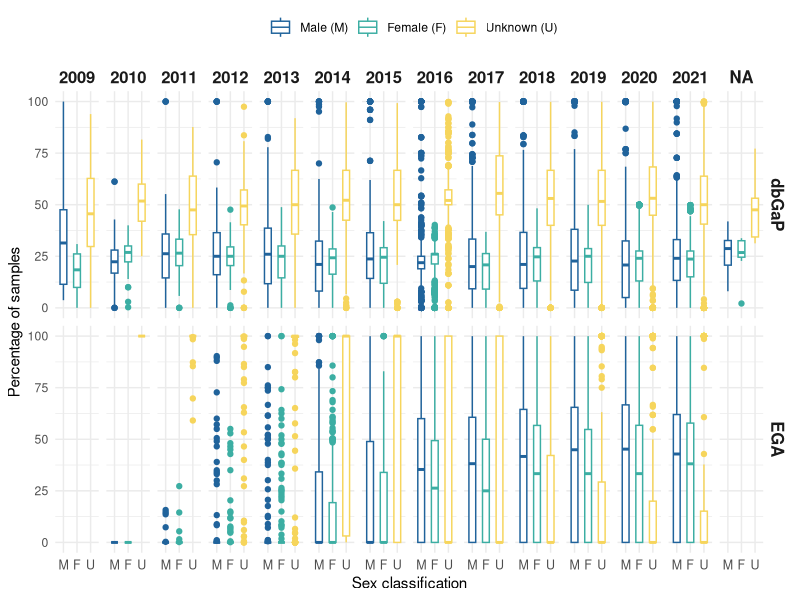
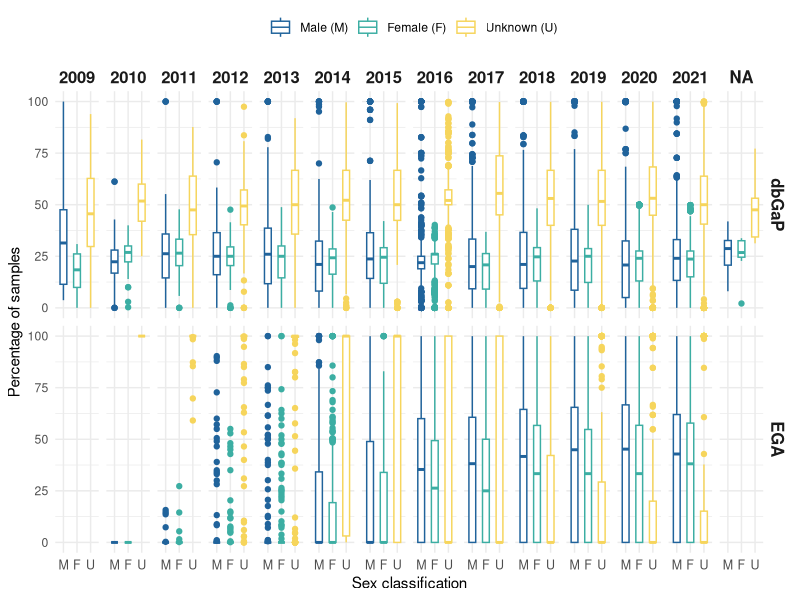

These figures' R source, in order:
#########################################
library(data.table)
library(reshape2)
library(ggplot2)
library(stringr)
library(lubridate)

ega = fread("../ega/all_EGA_samples.txt")
ega$total_all = length(unique(ega$ega_stable_id))
ega$year = str_split_fixed(ega$date_study, '-', 2)[,1]
colnames(ega)[1] = "dataset_id"
#d2 = melt(d,id.vars = c("ega_stable_id", "repository", "to_char", "total"))
dbgap = fread("../dbpgap/summary_fourth.csv")
dbgap$total = dbgap$male +  dbgap$female +  dbgap$unknown
dbgap$repository="dbGaP"
dbgap$total_all = length(unique(dbgap$dataset_id))
dbgap$date = parse_date_time(dbgap$date, orders = c('mdy', 'dmy','ymd', "%d %m &y %H:%M:%S %Y"))
dbgap$year =str_split_fixed(dbgap$date, '-', 2)[,1]

ega_dbgap = rbind(ega,dbgap, fill = T)

ega_dbgap


library(reshape2)
ega_dbgap_m = melt(ega_dbgap[,c(1:5,7:9)],
                   id.vars = c("dataset_id", "repository", "year", "total", "total_all"))

library(dplyr)
ega_dbgap_m_percent = ega_dbgap_m %>% 
  mutate(value_percent = (value / total) * 100)

library(ggplot2)
bp = ggplot(subset(ega_dbgap_m_percent, !year %in% c("",1980)),
            aes(x = variable, y = value_percent , color = variable))+
 # geom_dotplot()+
  #geom_violin()+
  geom_boxplot(width=0.5)+
  facet_grid(repository~year)+
  ylab("Percentage of samples")+
  scale_color_manual(values = c("#20639b", "#3caea3","#f6d55c"),
                     labels = c("Male (M)", "Female (F)", "Unknown (U)"),
                     name ="")+
  xlab("Sex classification")+
  scale_x_discrete(labels= c("M", "F", "U"))+
  theme_minimal()+
  theme(legend.position="top",
        strip.text = element_text(size = 12, face = "bold"),
        axis.text.x = element_text(size = 9))

bp


png('../figures/figureS2.png',
    width = 3000, height = 1000, res = 250)
bp
dev.off()
